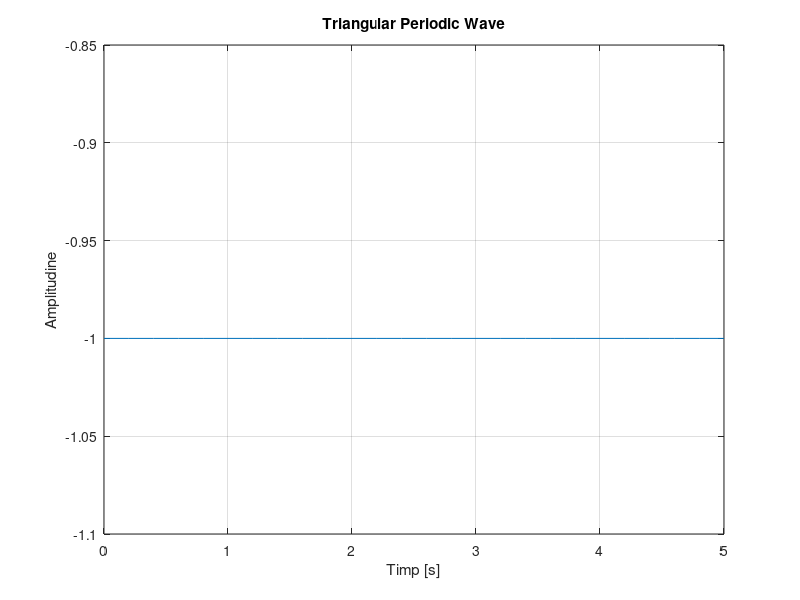

Recreate this plot in MATLAB.
%Semnal triunghiular periodic cu rezolutie temporara de 200ms
t = 0:0.2:5;
x = sawtooth (2 * pi * 140 * t , 0.5); % 0.5 specifica o forma simetrica a semnalului triunghiular
plot(t,x),xlabel('Timp [s]'),ylabel('Amplitudine'),title('Triangular Periodic Wave'),grid;